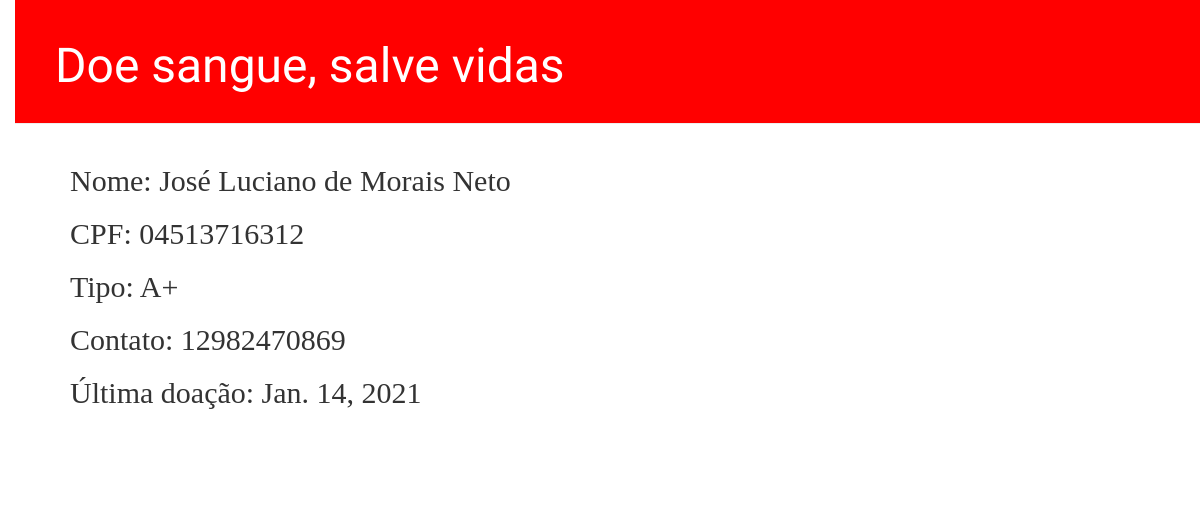
The page /doner/1/detail/ on the database as committed earlier.
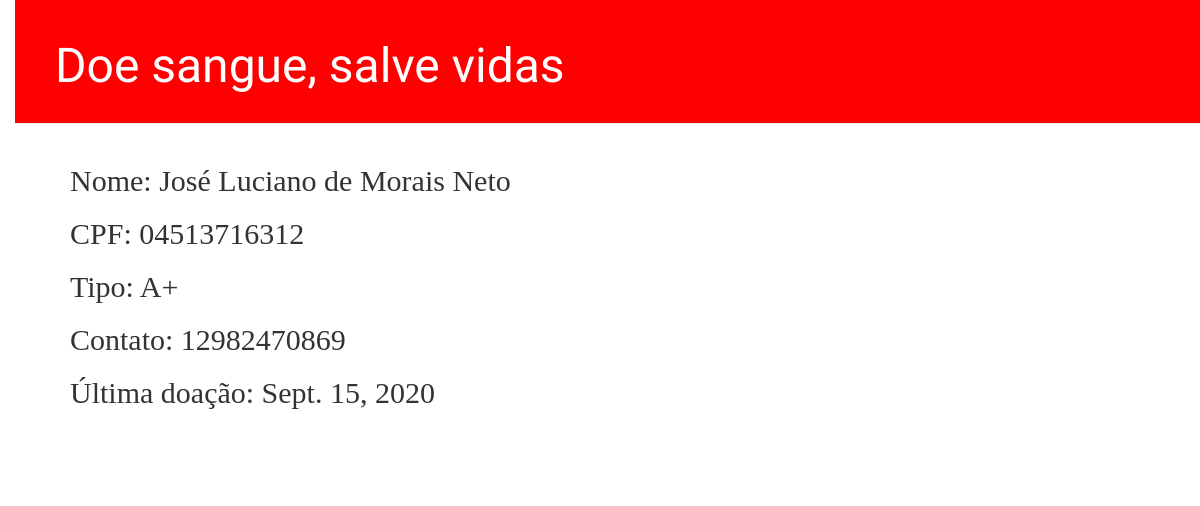
The same page on the database as committed later.
### blood/models.py (models this page shows, shortened)
class Doner(models.Model):
    name = models.CharField(max_length=200)
    blood_type = models.CharField(max_length=3)
    birth_date = models.CharField(max_length=10, null=True)
    cpf = models.CharField(max_length=11)
    phone_number = models.CharField(max_length=11)
    donating_date = models.DateTimeField(default=timezone.now)
    last_notified = models.DateTimeField(default=timezone.now)

### blood/views.py (the view)
# urls.py: path('doner/<int:pk>/detail/', views.doner_detail, name='doner_detail'),
def doner_detail(request, pk):
    doner = get_object_or_404(Doner, pk=pk)
    return render(request, 'blood/doner_detail.html', {'doner': doner})

### blood/templates/blood/doner_detail.html
{% extends 'blood/base.html' %}
{% block content %}
    <div class="doner">
        <h2>Nome: {{ doner.name }}</h2>
        <h2>CPF: {{ doner.cpf }}</h2>
        <h2>Tipo: {{ doner.blood_type }}</h2>
        <h2>Contato: {{ doner.phone_number }}</h2>
        <h2>Última doação: {{ doner.donating_date.date }}</h2>
    </div>
{% endblock %}

Rows that differ between the two databases and show on the page:
changed Doner "José Luciano de Morais Neto": donating_date "Jan. 14, 2021" → "Sept. 15, 2020"
